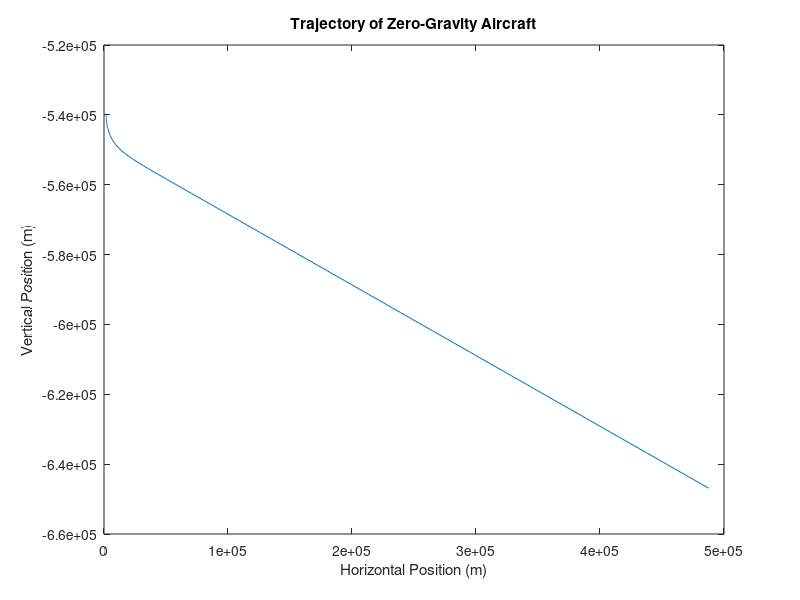

Source code (MATLAB):
function plane()
% Modeling a Boeing 727

    g = 9.81;        % acceleration due to gravity (m/s^2)
    m = 65000;      % mass of airplane (kg)
    rho = 1.3;      % density of air (kg/m^3)
    A = 330;        % cross-sectional area of plane (m^2)
    C_l = 0.56;     % coefficient of lift (dimensionless)
    C_D = 0.6;      % coefficient of drag (dimensionless)
    
    %F_thrust = 750000;
    
    initial_pos = [0, 0];
    initial_vel = [40, 10];
    
    options = odeset('events', @events);
    options2 = odeset('events', @events2);
    
    [TIME, Y] = ode45(@thrust_on, [0, 2000], [initial_pos, initial_vel], options);
    [TIME_2, Y_2] = ode45(@thrust_off, [0, 2000], [Y(end, 1), Y(end, 2), Y(end, 3), Y(end, 4)], options2);
    
    for i = 1:3
        [TIME, Y] = ode45(@thrust_on, [0, 2000], [Y_2(end, 1), Y_2(end, 2), Y_2(end, 3), Y_2(end, 4)], options);
        [TIME_2, Y_2] = ode45(@thrust_off, [0, 2000], [initial_pos, initial_vel], options2);
    end
    
    plot(Y(:,1), Y(:,2));
    %axis([0, 2e4, 0, 10000]);
    xlabel('Horizontal Position (m)');
    ylabel('Vertical Position (m)');
    title('Trajectory of Zero-Gravity Aircraft');

    function res = thrust_on(t, W)
        P = W(1:2);
        V = W(3:4);
        
        v = norm(V);
        v_hat = V / v;
        s_hat = fliplr(v_hat);
        
        %disp(t);
        %disp(F_thrust);
        %hold on;
        %plot(t, F_thrust, 'o');
        
        F_thrust = 750000;
        
        dPdt = V;
        dVdt = [0; -g] + ([F_thrust*cos(pi/4);F_thrust*cos(pi/4)]/m) + ((rho*A*v^2) / (2*m)) * (C_l*s_hat - C_D*v_hat);
        
        res = [dPdt; dVdt];
    end
    
    function res = thrust_off(t, W)
        P = W(1:2);
        V = W(3:4);
        
        v = norm(V);
        v_hat = V / v;
        s_hat = fliplr(v_hat);
        
        %disp(t);
        %disp(F_thrust);
        %hold on;
        %plot(t, F_thrust, 'o');
        
        dPdt = V;
        dVdt = [0; -g] + ([0; 0]/m) + ((rho*A*v^2) / (2*m)) * (C_l*s_hat - C_D*v_hat);
        
        res = [dPdt; dVdt];
    end

    function [value, isterminal,direction] = events(t, W) % kill thrust when height is decreasing
        value = 9756;
        
        direction = -1;
        isterminal = 1;
    end

    function [value, isterminal, direction] = events2(t, W) % when plane is too close to ground terminate
        value = W(2) - 1000;
        
        direction = -1;
        isterminal = 1;
    end

end